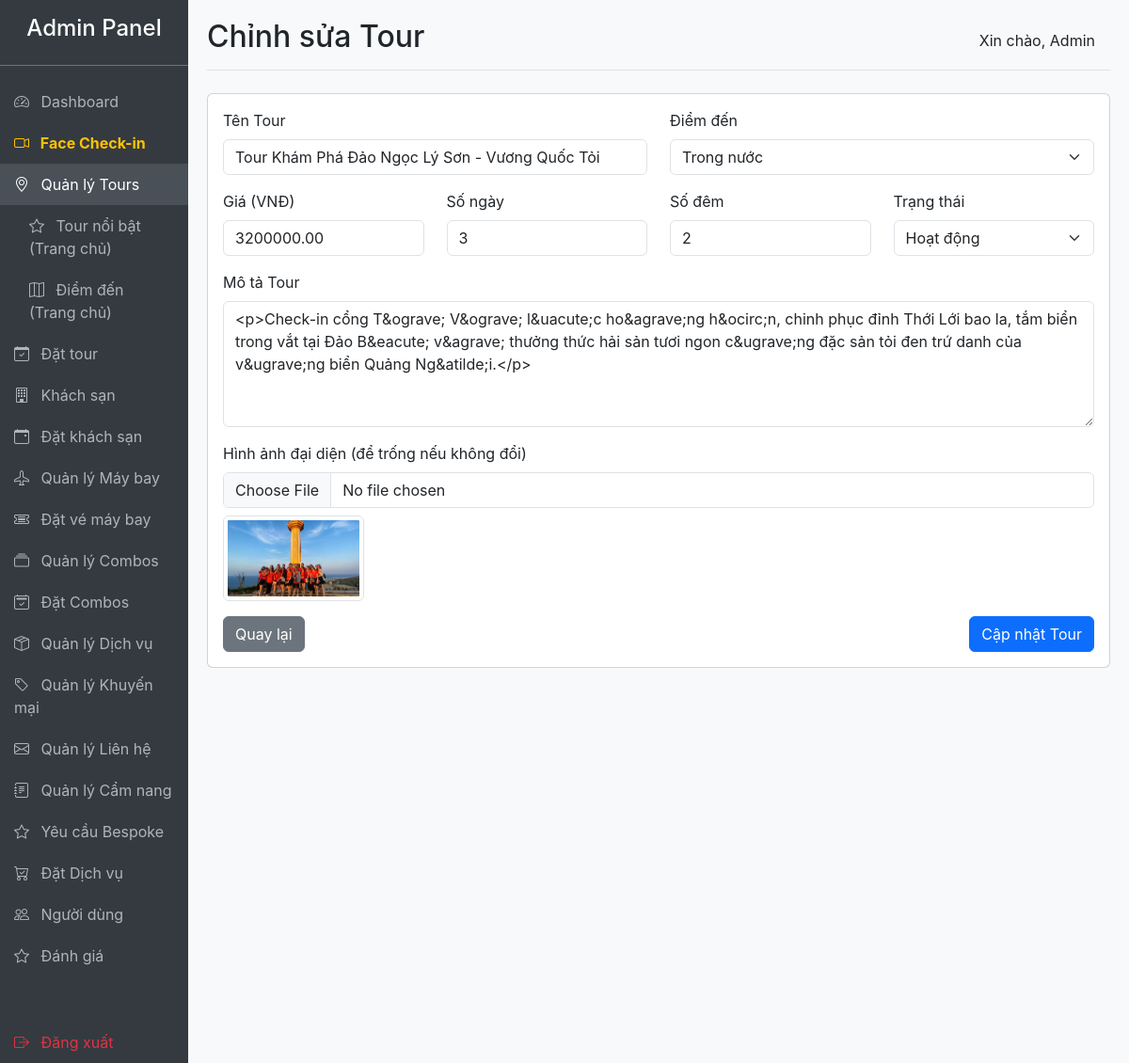
/travel-booking/admin/edit-tour.php?id=5 (signed in), run on the app's committed database.
### tables this page shows
CREATE TABLE `tours` (
  `id` bigint(20) NOT NULL,
  `destination_id` bigint(20) DEFAULT NULL,
  `title` varchar(255) NOT NULL,
  `slug` varchar(255) DEFAULT NULL,
  `description` text DEFAULT NULL,
  `duration_days` int(11) DEFAULT NULL,
  `duration_nights` int(11) DEFAULT NULL,
  `departure_location` varchar(255) DEFAULT NULL,
  `transport_type` varchar(100) DEFAULT NULL,
  `price` decimal(15,2) DEFAULT NULL,
  `discount_price` decimal(15,2) DEFAULT NULL,
  `thumbnail` text DEFAULT NULL,
  `status` enum('active','inactive') DEFAULT 'active',
  `created_at` timestamp NOT NULL DEFAULT current_timestamp(),
  `updated_at` timestamp NOT NULL DEFAULT current_timestamp() ON UPDATE current_timestamp(),
  `is_featured` tinyint(1) DEFAULT 0
);

CREATE TABLE `destinations` (
  `id` bigint(20) NOT NULL,
  `name` varchar(255) NOT NULL,
  `slug` varchar(255) DEFAULT NULL,
  `description` text DEFAULT NULL,
  `image_url` text DEFAULT NULL,
  `created_at` timestamp NOT NULL DEFAULT current_timestamp()
);

### travel-booking/admin/edit-tour.php (the view, shortened to what this page needs)
<?php
require '../includes/db.php';
$tour_id = isset($_GET['id']) ? (int) $_GET['id'] : (int) $_POST['id'];
$tour_query = mysqli_query($conn, "SELECT * FROM tours WHERE id = $tour_id");
$tour = mysqli_fetch_assoc($tour_query);
$dest_result = mysqli_query($conn, "SELECT * FROM destinations ORDER BY name ASC");
include 'includes/admin-header.php';
?>
<div class="card">
    <div class="card-body">
        <form action="edit-tour.php" method="POST" enctype="multipart/form-data">
            <div class="row mb-3">
                <div class="col-md-6">
                    <label for="title" class="form-label">Tên Tour</label>
                    <input type="text" class="form-control" id="title" name="title"
                        value="<?= htmlspecialchars($tour['title']) ?>" required>
                </div>
                <div class="col-md-6">
                    <label for="destination_id" class="form-label">Điểm đến</label>
                    <select class="form-select" id="destination_id" name="destination_id" required>
                        <?php while ($dest = mysqli_fetch_assoc($dest_result)): ?>
                            <option value="<?= $dest['id'] ?>" <?= ($dest['id'] == $tour['destination_id']) ? 'selected' : '' ?>>
                                <?= htmlspecialchars($dest['name']) ?>
                            </option>
                        <?php endwhile; ?>
                    </select>
                </div>
            </div>
            <div class="row mb-3">
                <div class="col-md-3">
                    <label for="price" class="form-label">Giá (VNĐ)</label>
                    <input type="number" class="form-control" id="price" name="price" value="<?= $tour['price'] ?>"
                        required min="0">
                </div>
                <div class="col-md-3">
                    <label for="duration_days" class="form-label">Số ngày</label>
                    <input type="number" class="form-control" id="duration_days" name="duration_days"
                        value="<?= $tour['duration_days'] ?>" required min="1">
                </div>
                <div class="col-md-3">
                    <label for="duration_nights" class="form-label">Số đêm</label>
                    <input type="number" class="form-control" id="duration_nights" name="duration_nights"
                        value="<?= $tour['duration_nights'] ?>" required min="0">
                </div>
                <div class="col-md-3">
                    <label for="status" class="form-label">Trạng thái</label>
                    <select class="form-select" id="status" name="status">
                        <option value="active" <?= ($tour['status'] == 'active') ? 'selected' : '' ?>>Hoạt động</option>
                    </select>
                </div>
            </div>
            <div class="mb-3">
                <label for="description" class="form-label">Mô tả Tour</label>
                <textarea class="form-control richtext" id="description" name="description"
                    rows="5"><?= htmlspecialchars($tour['description']) ?></textarea>
            </div>
            <div class="mb-3">
                <label for="image" class="form-label">Hình ảnh đại diện (để trống nếu không đổi)</label>
                <input type="file" class="form-control" id="image" name="image" accept="image/*">
                <?php if (!empty($tour['thumbnail'])): ?>
                    <div class="mt-2">
                        <img src="../<?= htmlspecialchars($tour['thumbnail']) ?>" alt="Current Image" width="150"
                            class="img-thumbnail">
                    </div>
                <?php endif; ?>
            </div>
            <div class="d-flex justify-content-between">
                <a href="tours.php" class="btn btn-secondary">Quay lại</a>
                <button type="submit" class="btn btn-primary">Cập nhật Tour</button>
            </div>
        </form>
    </div>
</div>
<?php include 'includes/admin-footer.php'; ?>

### travel-booking/admin/includes/admin-header.php (style rules this page uses)
body { font-family: 'Inter', sans-serif; background-color: #f8f9fa; }

### data on the page
tours: title "Tour Khám Phá Đảo Ngọc Lý Sơn - Vương Quốc Tỏi", destination_id "Trong nước", price "3200000.00", duration_days "3", duration_nights "2", status "Hoạt động", description "<p>Check-in cổng T&ograve; V&ograve; l&uacute;c ho&agrave;ng h&ocirc;n, chinh phục đỉnh Thới Lới bao la, tắm biển trong vắt tại Đảo B&eacute; v&agrave; thưởng thức hải sản tươi ngon c&ugrave;ng đặc sản tỏi đen trứ danh của v&ugrave;ng biển Quảng Ng&atilde;i.</p>", thumbnail (picture)

### other printed values
$page_title "Chỉnh sửa Tour"
